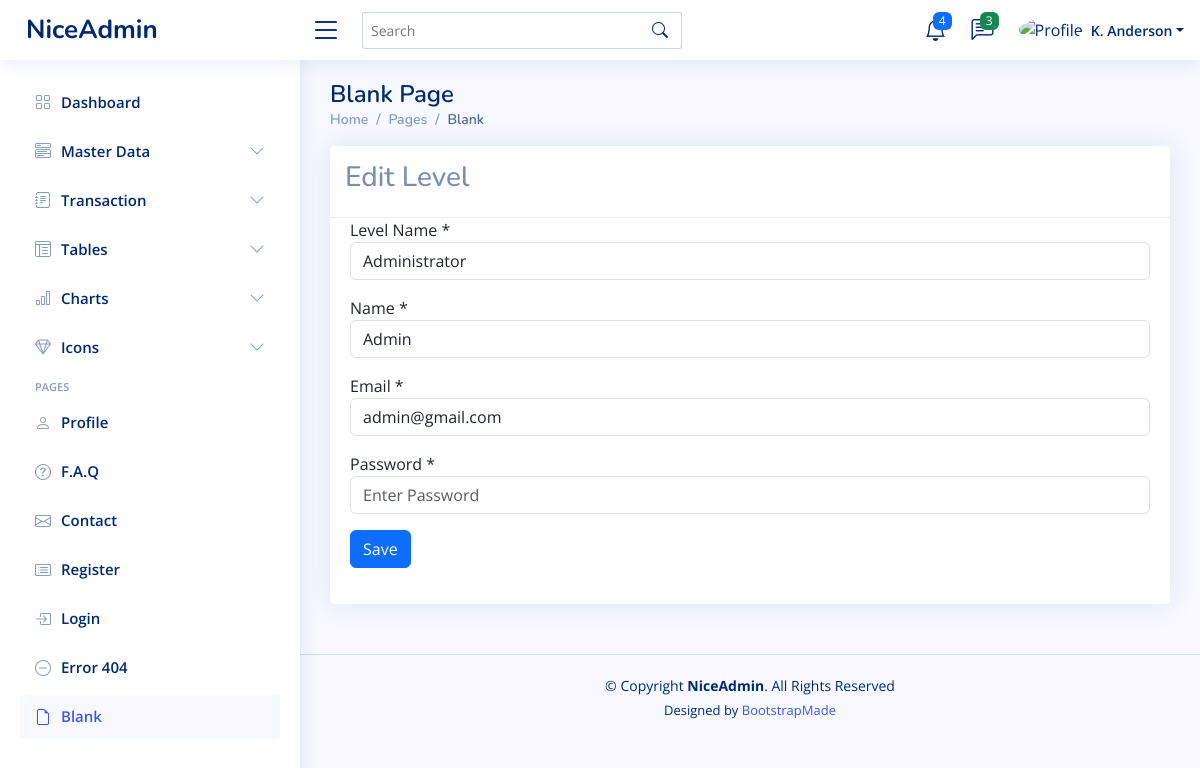
/dashboard.php?page=add-user&edit=3, run on the app's committed database.
### tables this page shows
CREATE TABLE `users` (
  `id` int(11) NOT NULL,
  `id_level` int(11) NOT NULL,
  `name` varchar(50) NOT NULL,
  `email` varchar(50) NOT NULL,
  `password` varchar(100) NOT NULL,
  `created_at` timestamp NOT NULL DEFAULT current_timestamp(),
  `updated_at` timestamp NULL DEFAULT NULL ON UPDATE current_timestamp()
);

CREATE TABLE `levels` (
  `id` int(11) NOT NULL,
  `level_name` varchar(50) NOT NULL,
  `created_at` timestamp NOT NULL DEFAULT current_timestamp(),
  `updated_at` timestamp NULL DEFAULT NULL ON UPDATE current_timestamp()
);

### content/add-user.php (the view, shortened to what this page needs)
<?php
$id = isset($_GET['edit']) ? $_GET['edit'] : '';
$queryEdit = mysqli_query($koneksi, "SELECT * FROM users WHERE id = '$id'");
$rowEdit = mysqli_fetch_assoc($queryEdit);
$queryLevels = mysqli_query($koneksi, "SELECT * FROM levels ORDER BY id DESC");
$rowLevels  = mysqli_fetch_all($queryLevels, MYSQLI_ASSOC);
?>
<div class="row">
    <div class="col-sm-12">
        <div class="card">
            <div class="card-header">
                <h3><?php echo isset($_GET['edit']) ? 'Edit' : 'Create New' ?> Level</h3>
            </div>
            <div class="card-body">
                <form action="" method="post">
                    <div class="mb-3">
                        <label for="">Level Name *</label>
                        <select name="id_level" id="" class="form-control">
                            <?php foreach ($rowLevels as $rowLevel): ?>
                                <option <?php echo isset($_GET['edit']) ? ($rowLevel['id'] == $rowEdit['id_level']) ? 'selected' : '' : '' ?> value="<?php echo $rowLevel['id'] ?>"><?php echo $rowLevel['level_name'] ?></option>
                            <?php endforeach ?>
                        </select>
                    </div>
                    <div class="mb-3">
                        <label for="">Name *</label>
                        <input
                            value="<?php echo isset($_GET['edit']) ? $rowEdit['name'] : '' ?>"
                            type="text" class="form-control"
                            name="name" required placeholder="Enter  Name">
                    </div>
                    <div class="mb-3">
                        <label for="">Email *</label>
                        <input
                            value="<?php echo isset($_GET['edit']) ? $rowEdit['email'] : '' ?>"
                            type="email" class="form-control"
                            name="email" required placeholder="Enter Level Name">
                    </div>
                    <div class="mb-3">
                        <label for="">Password *</label>
                        <input
                            type="password" class="form-control"
                            name="password" required placeholder="Enter Password">
                    </div>
                    <div class="mb-3">
                        <button class="btn btn-primary" type="submit" name="<?php echo isset($_GET['edit']) ? 'edit' : 'save' ?>">Save</button>
                    </div>
                </form>
            </div>
        </div>
    </div>
</div>

### assets/css/style.css (style rules this page uses)
:root { scroll-behavior: smooth; }
body { font-family: "Open Sans", sans-serif; background: #f6f9ff; color: #444444; }
h1, h2, h3, h4, h5, h6 { font-family: "Nunito", sans-serif; }
.card { margin-bottom: 30px; border: none; border-radius: 5px; box-shadow: 0px 0 30px rgba(1, 41, 112, 0.1); }
.card-header, .card-footer { border-color: #ebeef4; background-color: #fff; color: #798eb3; padding: 15px; }
.card-body { padding: 0 20px 20px 20px; }

### data on the page
users: id_level "Administrator", name "Admin", email "admin@gmail.com"
